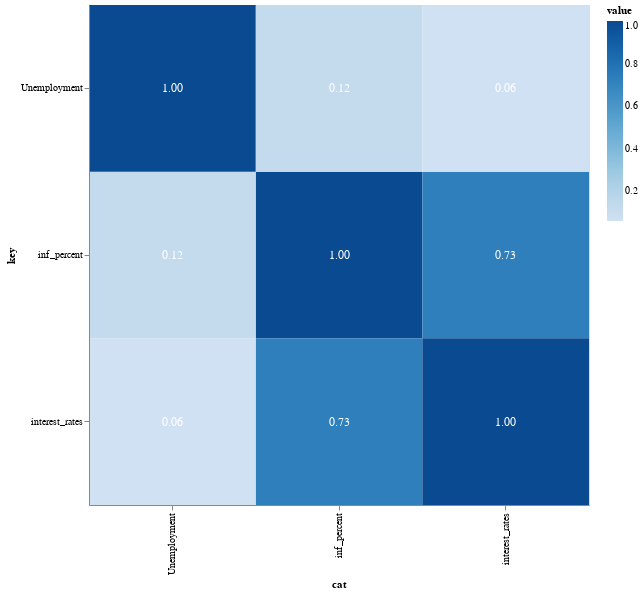

Source (notebook cell):
### Markdown cell above
### Step 1: 
* Test correlation of inflation and interest rates (also, show correlation with unemployment for further exploration)

### Code cell
# Set-up correlation matrix
corr_matrix = vis_df_6.iloc[:, 3:].corr().round(decimals = 2)
#corr_matrix

# data preparation
pivot_cols = list(corr_matrix.columns)
corr_matrix['cat'] = corr_matrix.index

# actual chart
base = alt.Chart(corr_matrix).transform_fold(pivot_cols).encode(x="cat:N", y='key:N').properties(height = 500, width = 500) 
boxes = base.mark_rect().encode(color=alt.Color("value:Q", scale=alt.Scale(scheme='blues')))
labels = base.mark_text(size = 12, color = "white").encode(text = alt.Text("value:Q", format = "0.2f"))

boxes + labels

### Figure 1 — Vega-Lite specification as saved in the notebook (floating-point values rounded to 4 significant figures)
{"config": {"view": {"continuousWidth": 400, "continuousHeight": 300}}, "layer": [{"mark": "rect", "encoding": {"color": {"field": "value", "scale": {"scheme": "blues"}, "type": "quantitative"}, "x": {"field": "cat", "type": "nominal"}, "y": {"field": "key", "type": "nominal"}}, "height": 500, "transform": [{"fold": ["inf_percent", "Unemployment", "interest_rates"]}], "width": 500}, {"mark": {"type": "text", "color": "white", "size": 12}, "encoding": {"text": {"field": "value", "format": "0.2f", "type": "quantitative"}, "x": {"field": "cat", "type": "nominal"}, "y": {"field": "key", "type": "nominal"}}, "height": 500, "transform": [{"fold": ["inf_percent", "Unemployment", "interest_rates"]}], "width": 500}], "data": {"name": "data-a36c50a55bf0b190c22c456cd9cc1dfe"}, "$schema": "https://vega.github.io/schema/vega-lite/v4.17.0.json", "datasets": {"data-a36c50a55bf0b190c22c456cd9cc1dfe": [{"inf_percent": 1.0, "Unemployment": 0.12, "interest_rates": 0.73, "cat": "inf_percent"}, {"inf_percent": 0.12, "Unemployment": 1.0, "interest_rates": 0.06, "cat": "Unemployment"}, {"inf_percent": 0.73, "Unemployment": 0.06, "interest_rates": 1.0, "cat": "interest_rates"}]}}
